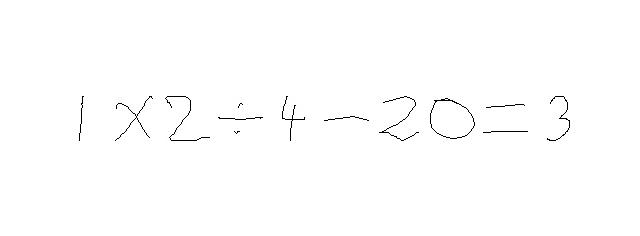
#> input picture data/equation_example.jpg, 640 x 236 px
$ python -i bounding_box.py   (imports and definitions only)
#> lines starting #> are read from the running program, lines starting #| are printed output that depends on the picture; after the words box and inside, x2 and y2 are one past the last pixel; in counts of white or black regions, pixels touching at a corner belong together
from itertools import permutations
import math

import cv2
import numpy as np


def default_preprocessor(threshold=0.875, invert=True, n_dilation_iter=2):
    """Default image preprocessing function to enhance the bounding box
    detection performance.

    Args:
        threshold (float, optional): The threshold value used to
            convert the input image to binary. Defaults to 0.875.
        invert (bool, optional): Flag to determine whether to use
            THRESH_BINARY_INV or THRESH_BINARY. Defaults to True.
        n_dilation_iter (int, optional): Number of iterations to
            perform the dilation operation. Defaults to 2.
    """

    def processor_func(image):
        _, out = cv2.threshold(
            image,
            math.floor(threshold * 255),
            255,
            cv2.THRESH_BINARY_INV if invert else cv2.THRESH_BINARY,
        )
        kernel = cv2.getStructuringElement(cv2.MORPH_RECT, (3, 3))
        if n_dilation_iter > 0:
            out = cv2.dilate(out, kernel, iterations=n_dilation_iter)
        return out

    return processor_func


def default_postprocessor(threshold=0.5):
    """Default post processing function to remove overlapped bounding
    boxes

    Args:
        threshold (float, optional): Threshold of the amount of
            horizontal overlap for the two bounding boxes to be
            considered as "vertically stacked". Defaults to 0.5.
    """

    # [7 lines left out: function processor_func, not called in this run]

    return processor_func


# [95 lines left out: functions non_max_suppression, merge_boxes, merge_y_stacked_bounding_boxes, not called in this run]


def get_bounding_box(
    image, preprocessor=default_preprocessor(), postprocessor=default_postprocessor()
):
    """Get per character bounding boxes from the given image

    Args:
        image (np.ndarray of int): The input image
        preprocessor (function, optional): The preprocessing function
            to be applied to the input image. Defaults to
            default_preprocessor().
        postprocessor (function, optional): The postprocessing function
            to be applied on the generated bounding boxes. Defaults to
            default_postprocessor().

    Returns:
        list of np.ndarray of int: A list of the bounding boxes
            detected from the image
    """
    if preprocessor:
        image = preprocessor(image)
    contours, hierarchy = cv2.findContours(
        image, cv2.RETR_TREE, cv2.CHAIN_APPROX_SIMPLE
    )
    # Check hierarchy parent is -1 to ensure that this bounding box is not
    # contained in another box
    boxes = [
        cv2.boundingRect(cnt)
        for cnt, (_, _, _, parent) in zip(contours, hierarchy[0])
        if parent == -1
    ]
    if postprocessor:
        boxes = postprocessor(boxes)
    boxes.sort(key=lambda x: x[0])
    return boxes

>>> import cv2
>>> picture = cv2.imread('../data/equation_example.jpg')
#> picture is the input picture: shape (236, 640, 3); min 0, max 255, mean 253.4
>>> result = get_bounding_box(picture)
#> in processor_func, `_, out = cv2.threshold( image, math.floor(threshold * 255), 255, cv2.T..`:
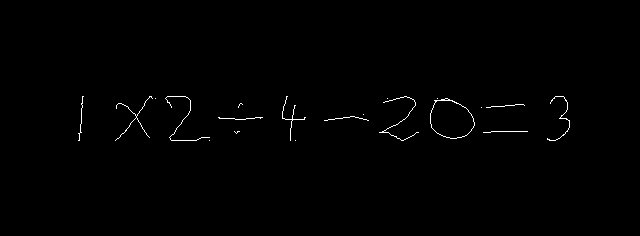
#> out: shape (236, 640, 3); 0.58% white in thin lines or dots, all inside (x1, y1, x2, y2) = (78, 96, 570, 141)
#> in processor_func, `out = cv2.dilate(out, kernel, iterations=n_dilation_iter)`:
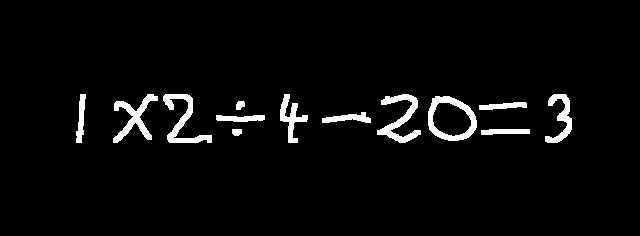
#> out: shape (236, 640, 3); 3.7% white; 13 white regions, largest, box (x1, y1, x2, y2) and area: (428, 96, 477, 141) 812, (377, 94, 421, 143) 782, (163, 94, 212, 143) 748
#> (the run stopped early here; a loop or call above may not have finished)
